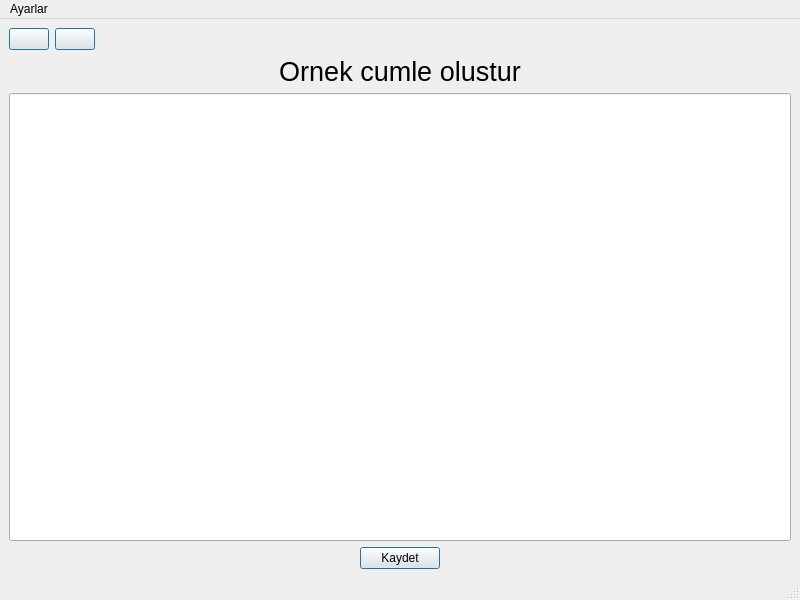
<?xml version="1.0" encoding="UTF-8"?>
<ui version="4.0">
 <class>MainWindow</class>
 <widget class="QMainWindow" name="MainWindow">
  <property name="geometry">
   <rect>
    <x>0</x>
    <y>0</y>
    <width>800</width>
    <height>600</height>
   </rect>
  </property>
  <property name="windowTitle">
   <string>MainWindow</string>
  </property>
  <widget class="QWidget" name="centralwidget">
   <layout class="QVBoxLayout" name="verticalLayout">
    <item>
     <layout class="QHBoxLayout" name="horizontalLayout_2">
      <item>
       <widget class="QPushButton" name="pushButton_geri">
        <property name="text">
         <string/>
        </property>
        <property name="icon">
         <iconset>
          <normaloff>geri.png</normaloff>geri.png</iconset>
        </property>
        <property name="default">
         <bool>true</bool>
        </property>
       </widget>
      </item>
      <item>
       <widget class="QPushButton" name="pushButton_anasayfa">
        <property name="text">
         <string/>
        </property>
        <property name="icon">
         <iconset>
          <normaloff>main.png</normaloff>main.png</iconset>
        </property>
        <property name="default">
         <bool>true</bool>
        </property>
       </widget>
      </item>
      <item>
       <spacer name="horizontalSpacer_3">
        <property name="orientation">
         <enum>Qt::Orientation::Horizontal</enum>
        </property>
        <property name="sizeHint" stdset="0">
         <size>
          <width>40</width>
          <height>20</height>
         </size>
        </property>
       </spacer>
      </item>
     </layout>
    </item>
    <item>
     <widget class="QLabel" name="label">
      <property name="font">
       <font>
        <pointsize>20</pointsize>
       </font>
      </property>
      <property name="text">
       <string>Ornek cumle olustur</string>
      </property>
      <property name="alignment">
       <set>Qt::AlignmentFlag::AlignCenter</set>
      </property>
     </widget>
    </item>
    <item>
     <widget class="QLineEdit" name="lineEdit">
      <property name="sizePolicy">
       <sizepolicy hsizetype="Expanding" vsizetype="Ignored">
        <horstretch>0</horstretch>
        <verstretch>50</verstretch>
       </sizepolicy>
      </property>
      <property name="font">
       <font>
        <pointsize>50</pointsize>
       </font>
      </property>
      <property name="text">
       <string/>
      </property>
     </widget>
    </item>
    <item>
     <layout class="QHBoxLayout" name="horizontalLayout">
      <item>
       <spacer name="horizontalSpacer">
        <property name="orientation">
         <enum>Qt::Orientation::Horizontal</enum>
        </property>
        <property name="sizeHint" stdset="0">
         <size>
          <width>40</width>
          <height>20</height>
         </size>
        </property>
       </spacer>
      </item>
      <item>
       <widget class="QPushButton" name="pushButton_kaydet">
        <property name="text">
         <string>Kaydet</string>
        </property>
        <property name="default">
         <bool>true</bool>
        </property>
       </widget>
      </item>
      <item>
       <spacer name="horizontalSpacer_2">
        <property name="orientation">
         <enum>Qt::Orientation::Horizontal</enum>
        </property>
        <property name="sizeHint" stdset="0">
         <size>
          <width>40</width>
          <height>20</height>
         </size>
        </property>
       </spacer>
      </item>
     </layout>
    </item>
   </layout>
  </widget>
  <widget class="QMenuBar" name="menubar">
   <property name="geometry">
    <rect>
     <x>0</x>
     <y>0</y>
     <width>800</width>
     <height>37</height>
    </rect>
   </property>
   <widget class="QMenu" name="menuAyarlar">
    <property name="title">
     <string>Ayarlar</string>
    </property>
    <widget class="QMenu" name="menuDarmode">
     <property name="title">
      <string>Tema</string>
     </property>
     <addaction name="actionWhite"/>
     <addaction name="actionDark"/>
    </widget>
    <addaction name="menuDarmode"/>
   </widget>
   <addaction name="menuAyarlar"/>
  </widget>
  <widget class="QStatusBar" name="statusbar"/>
  <action name="actionWhite">
   <property name="text">
    <string>White</string>
   </property>
  </action>
  <action name="actionDark">
   <property name="text">
    <string>Dark</string>
   </property>
  </action>
 </widget>
 <resources/>
 <connections/>
</ui>
